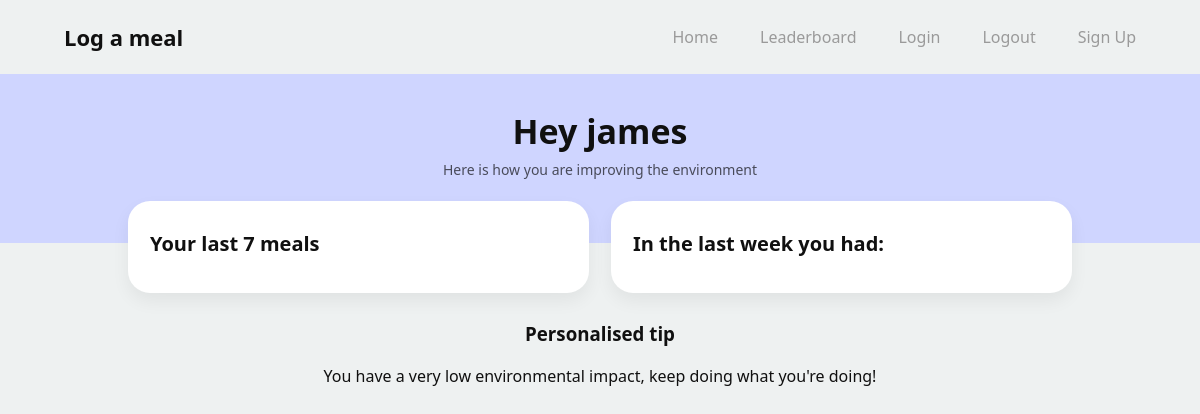
Before: / (signed in) with the older database file.
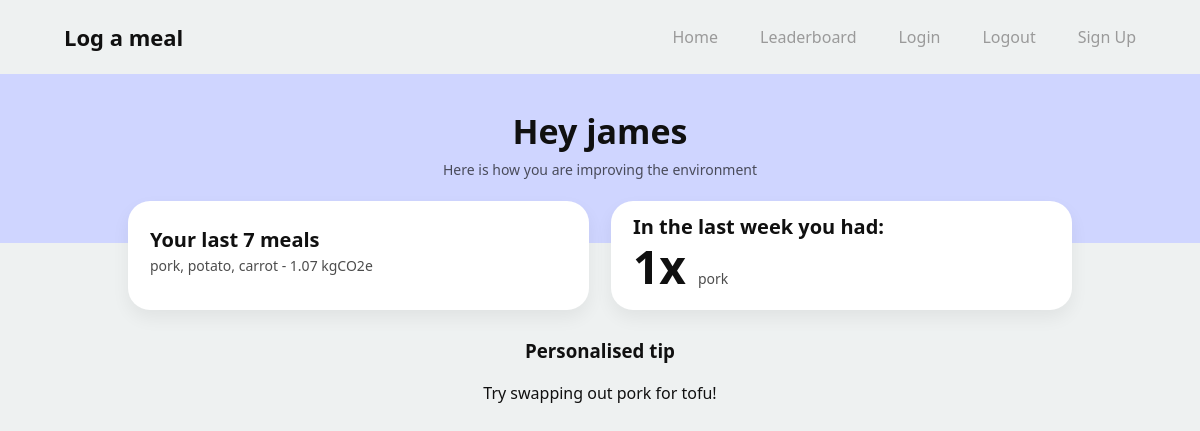
After: the same page with the newer database file.
### app/models.py (models this page shows, shortened)
class User(db.Model,UserMixin):
    __tablename__ = 'users'
    id: so.Mapped[int] = so.mapped_column(primary_key=True)
    username: so.Mapped[str] = so.mapped_column(sa.String(63), index=True, unique=True)
    email: so.Mapped[str] = so.mapped_column(sa.String(119), index=True, unique=True)
    password_hash: so.Mapped[Optional[str]] = so.mapped_column(sa.String(255))
    weekly_score: so.Mapped[int] = so.mapped_column(sa.Integer, index=True, default=0)
    meals: so.Mapped[list['Meal']] = so.relationship(back_populates='user')

class Meal(db.Model):
    id: so.Mapped[int] = so.mapped_column(primary_key=True)
    carb: so.Mapped[str] = so.mapped_column(sa.String(16))
    protein: so.Mapped[str] = so.mapped_column(sa.String(16))
    veg: so.Mapped[str] = so.mapped_column(sa.String(16))
    total_emissions: so.Mapped[float] = so.mapped_column(sa.Float, default=0)
    date_added: so.Mapped[str] = so.mapped_column(sa.Date, default=date.today())
    user_id: so.Mapped[int] = so.mapped_column(sa.ForeignKey(User.id), index=True)
    user: so.Mapped[User] = so.relationship(back_populates='meals')

### app/routes.py (the view)
@app.route("/",methods=["GET","POST"])
@login_required
def index():
    last_7_meals = current_user.meals[-7:]
    protein_count = {}
    for meal in last_7_meals:
        if meal.protein not in protein_count:
            protein_count[meal.protein] = 1
        else:
            protein_count[meal.protein] += 1
    return render_template("index.html",
                           last_7_meals=last_7_meals,
                           protein_count=protein_count,
                           user_name=current_user.username)

### app/models.py (called while the page is built)
@login.user_loader
def load_user(id):
    return db.session.get(User, int(id))

### app/templates/index.html (shortened to what this page needs)
{% extends "base.html" %}
{% block styles %}
<link rel="stylesheet" href="{{ url_for('static', filename='css/log_meal.css') }}">
{% endblock %}
{% block content %}
<main class="dash">
    <section class="dash-hero">
        <h1 class="dash-title">{{"Hey " + user_name if user_name else "You are not logged in" }}</h1>
        <p class="dash-subtitle">Here is how you are improving the environment</p>
    </section>
    <section class="stats">
        <div class="stat-card">
            <div class="stat-title">Your last 7 meals</div>
            {% for meal in last_7_meals %}
            <div class="stat-row">
                <div class="stat-label">{{ meal.protein }}, {{ meal.carb }}, {{ meal.veg }} - {{ meal.total_emissions|round(2) }} kgCO2e</div>
            </div>
            {% endfor %}
        </div>
        <div class="stat-card stat-card--right">
            <div class="stat-title">In the last week you had:</div>
            {% for k, v in protein_count.items() %}
            <div class="stat-row">
                <div class="stat-value">{{ v }}x</div>
                <div class="stat-label">{{ k }}</div>
            </div>
            {% endfor %}
        </div>
    </section>
    <h3 style="text-align:center">Personalised tip</h3>
    {% if "beef" in protein_count.keys() %}
    <p style="text-align:center">Try swapping out beef for pork!</p>
    {% elif "lamb" in protein_count.keys() %}
    <p style="text-align:center">Try swapping out lamb for turkey!</p>
    {% elif "shrimp" in protein_count.keys() %}
    <p style="text-align:center">Try swapping out shrimp for wild fish!</p>
    {% elif "pork" in protein_count.keys() %}
    <p style="text-align:center">Try swapping out pork for tofu!</p>
    {% else %}
    <p style="text-align:center">You have a very low environmental impact, keep doing what you're doing!</p>
    {% endif %}
    {% endblock %}

### app/templates/base.html (shortened to what this page needs)
<!DOCTYPE html>
<html lang="en">
<header class="nav">
    <div class="nav-inner">
        <div class="nav-brand">
            <a href="{{ url_for('log_meal') }}">Log a meal</a>
        </div>
        <nav class="nav-links">
            <a href="{{ url_for('index') }}">Home</a>
            <a href="{{url_for('leaderboard') }}">Leaderboard</a>
            <a href="{{url_for('login')}}">Login</a>
            <a href="{{url_for('logout')}}">Logout</a>
            <a href="{{url_for('signup')}}" class="signup-btn">
                Sign Up
            </a>
        </nav>
    </div>
</header>
<head>
    <link rel="stylesheet" href="{{ url_for('static', filename='css/style.css') }}">
    {% block styles %}{% endblock %}
</head>
<body>
{% block content %}
{% endblock %}
</body>
</html>

### app/static/css/style.css (style rules this page uses)
*, *::before, *::after { box-sizing: border-box; }
:root { --bg: #ffffff; --text: #111111; --muted: #7a7a7a; --nav-muted: #9a9a9a; --pill-bg: #cdd3ff; --pill-text: #111111; --container: 1120px; --radius-lg: 48px; --placeholder: #d9d9d9; }
body { margin: 0; font-family: system-ui, -apple-system, Segoe UI, Roboto, Helvetica, Arial, sans-serif; background: var(--bg); color: var(--text); }
.nav { width: 100%; background: transparent; box-shadow: none; position: static; }
.nav-inner { max-width: var(--container); margin: 0 auto; padding: 22px 24px; display: flex; align-items: center; justify-content: space-between; }
.nav-brand a { text-decoration: none; color: var(--text); font-weight: 700; font-size: 22px; }
.nav-links { list-style: none; display: flex; align-items: center; gap: 42px; margin: 0; padding: 0; }
.nav-links a { text-decoration: none; color: var(--nav-muted); font-weight: 500; font-size: 16px; }

### app/static/css/log_meal.css (style rules this page uses)
*, *::before, *::after { box-sizing: border-box; }
:root { --lavender: #cfd5ff; --page-bg: #eef1f1; --card: #ffffff; --text: #101010; --muted: #3c3c3c; --shadow: 0 8px 18px rgba(0,0,0,0.06); }
body { margin: 0; font-family: system-ui, -apple-system, Segoe UI, Roboto, Helvetica, Arial, sans-serif; background: var(--page-bg); color: var(--text); }
.dash { min-height: 100vh; }
.dash-hero { background: var(--lavender); padding: 34px 18px 64px; text-align: center; }
.dash-title { margin: 0; font-size: 34px; font-weight: 800; }
.dash-subtitle { margin: 6px 0 0; font-size: 14px; color: rgba(0,0,0,0.65); }
.stats { max-width: 980px; margin: -42px auto 28px; padding: 0 18px; display: grid; grid-template-columns: 1fr 1fr; gap: 22px; }
.stat-card { background: var(--card); border-radius: 22px; box-shadow: var(--shadow); padding: 16px 22px; min-height: 92px; display: flex; flex-direction: column; justify-content: center; }
.stat-label { font-size: 14px; color: rgba(0,0,0,0.7); margin-bottom: 6px; }
.stat-row { display: flex; align-items: baseline; gap: 12px; }
.stat-value { font-size: 46px; line-height: 1; font-weight: 800; }
.stat-title { font-size: 20px; line-height: 1; font-weight: 800; margin-bottom: 6px; }

Changed rows visible on the page:
added Meal: protein "pork", carb "potato", veg "carrot", total_emissions "1.07", id "1"
Other visible differences:
text no longer shown: "You have a very low environmental impact, keep doing what you're doing!"
text now shown: "Try swapping out pork for tofu!"
